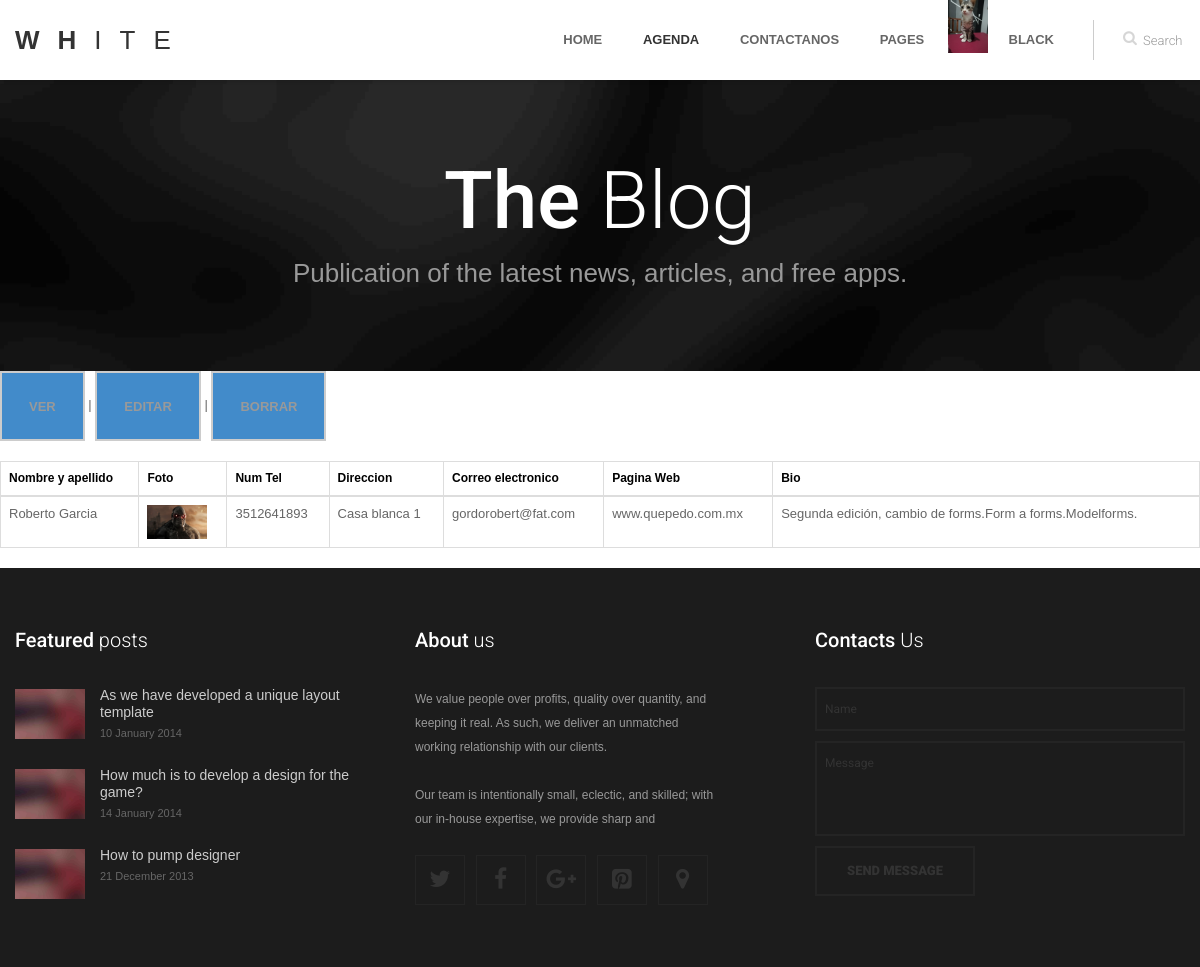
The page /list (signed in) on the database as committed earlier.
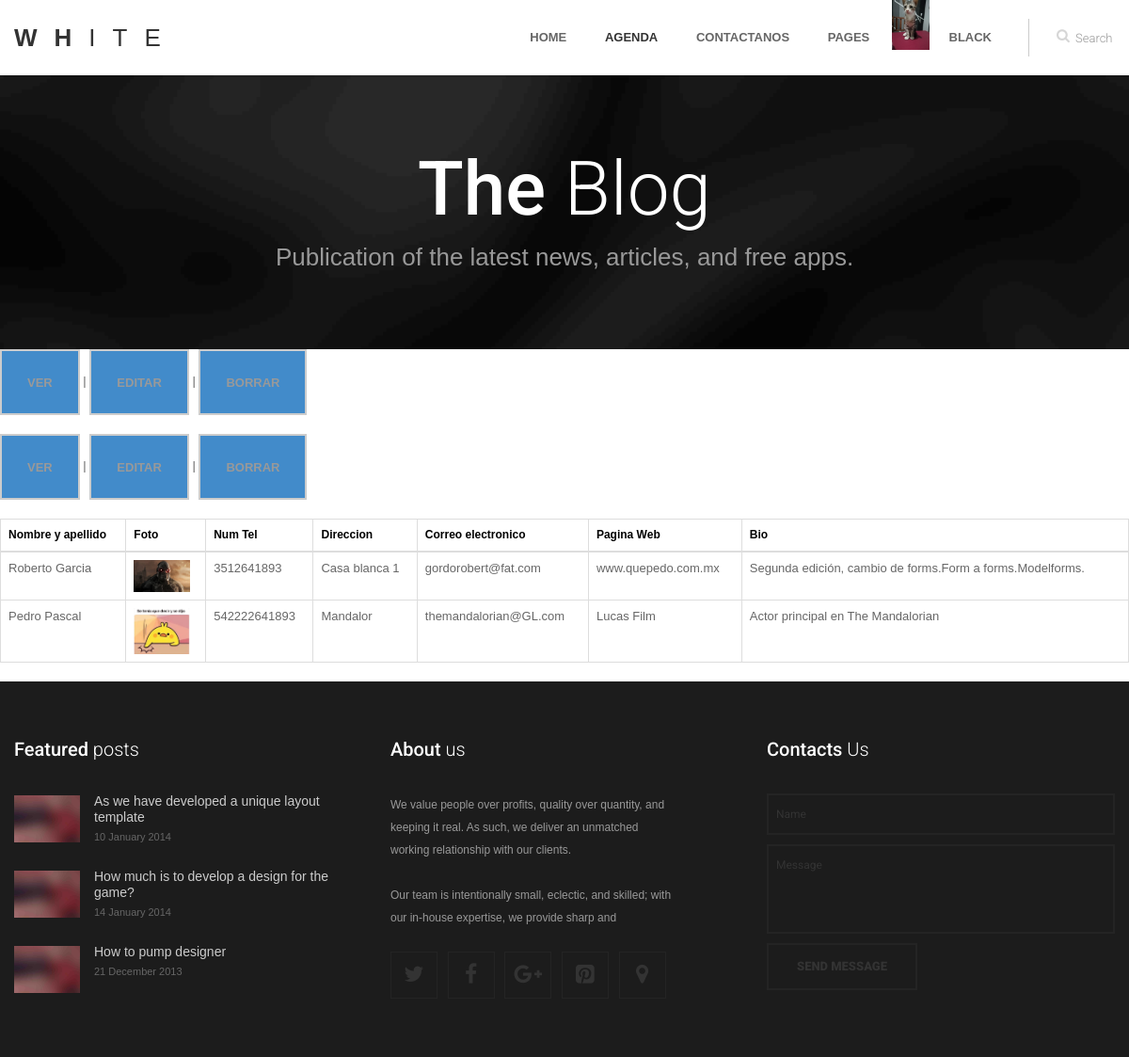
The same page on the database as committed later.
### agendaApp/models.py (models this page shows)
class AgendaModel(models.Model):
    name = models.CharField(max_length=100)
    last_name = models.CharField(max_length=100)
    tel_number = models.IntegerField()
    addres = models.CharField(max_length=140)
    email = models.EmailField()
    web = models.CharField(max_length=240)
    bio = models.TextField(max_length=300)
    picture = models.ImageField(upload_to='media/agenda')

### agendaApp/views.py (the view)
# urls.py: url(r'^list', ContactList.as_view(), name='list'),
class ContactList(ListView):
    model = AgendaModel
    template_name = "agenda/contact/contact_list.html"
    context_object_name = 'contacts'
    def get_context_data(self, **kwargs):
        context = super().get_context_data(**kwargs)
        avatar = Avatar.objects.filter(user=self.request.user).first()
        context['url'] = avatar.imagen.url
        return context

### template/agenda/contact/contact_list.html (shortened to what this page needs)
{% extends "base.html" %}
{% load static %}
{% block content %}
<table class="table table-bordered">
    <thead>
        <tr class="texto-destacado">
            <td >Nombre y apellido</td>
            <td>Foto</td>
            <td>Num Tel</td>
            <td>Direccion</td>
            <td>Correo electronico</td>
            <td>Pagina Web</td>
            <td>Bio</td>
        </tr>
    </thead>
    <tbody>
    {% for contact in object_list %}
        <tr>
            <td>{{ contact.name }} {{ contact.last_name }}</td>
            <td><img width= "60px" height="60px" src="{{ contact.picture.url}}"></td>
            <td>{{ contact.tel_number }}</td>
            <td>{{ contact.addres }}</td>
            <td>{{ contact.email }}</td>
            <td>{{ contact.web }}</td>
            <td>{{ contact.bio }}</td>
            <p>
                <a class="btn btn-primary" href="{% url 'contact:detail' contact.id %}">Ver</a> |
                <a class="btn btn-primary" href="{% url 'contact:edit' contact.id %}">Editar</a> |
                <a class="btn btn-primary" href="{% url 'contact:delete' contact.id %}">Borrar</a>
            </p>
        </tr>
    {% endfor %}
    </tbody>
</table>
{% endblock %}

### template/base.html (shortened to what this page needs)
{% load static %}
<!DOCTYPE html>
<head>
	<link href={% static "css/bootstrap.min.css" %} rel="stylesheet" type="text/css" />
	<link href={% static "css/flexslider.css" %} rel="stylesheet" type="text/css" />
	<link href={% static "css/animate.css" %} rel="stylesheet" type="text/css" media="all" />
    <link href={% static "css/owl.carousel.css" %} rel="stylesheet">
	<link href={% static "css/style.css" %} rel="stylesheet" type="text/css" />
	<link href={% static "css/colors/" %} rel="stylesheet" type="text/css" id="colors" />
	<link href="http://netdna.bootstrapcdn.com/font-awesome/4.0.3/css/font-awesome.css" rel="stylesheet">
</head>
<body>
<div class="preloader_hide">
	<div id="page" class="single_page">
		<header>
			<div class="menu_block">
				<div class="container clearfix">
					<div class="logo pull-left">
						<a href="index.html" ><span class="b1">w</span><span class="b2">h</span><span class="b3">i</span><span class="b4">t</span><span class="b5">e</span></a>
					</div>
					<div id="search-form" class="pull-right">
						<form method="get" action="#">
							<input type="text" name="Search" value="Search" onFocus="if (this.value == 'Search') this.value = '';" onBlur="if (this.value == '') this.value = 'Search';" />
						</form>
					</div>
					<div class="pull-right">
						<nav class="navmenu center">
							<ul>
								<li class="first scroll_btn {% if request.path == '/' %}active{% endif %}">
									<a href="{% url 'Home' %}">Home</a>
								</li>
								<li class="sub-menu {% if request.path == '/list' %}active{% endif %}">
									<a  href="{% url 'contact:list' %}">Agenda</a>
								</li>
								<li class="scroll_btn last {% if request.path == '/contactanos' %}active{% endif %}">
									<a href="{% url 'Contactanos' %}">Contactanos</a>
								</li>
								<li class="sub-menu">
									<a href="javascript:void(0);">Pages</a>
								</li>
								{% if request.user.is_authenticated %}
									<img width= "40px" height="40px" src="{{url}}" alt="Avatar">
									<li class="sub-menu">
										<a href="javascript:void(0);">{{user.get_username}}</a>
									</li>
								{% else %}
									<li><a href="{% url 'Login'%}?next={{request.path}}">Login</a></li>
								{% endif %}
							</ul>
						</nav>
					</div>
				</div>
			</div>
		</header>
		<section class="breadcrumbs_block clearfix parallax">
			<div class="container center">
				<h2><b>The</b> Blog</h2>
				<p>Publication of the latest news, articles, and free apps.</p>
			</div>
		</section>
		<section id="content">
			<div class="container">
				<div class="row">
				{% block content %}
				{% endblock %}
				</div>
			</div>
		</section>
	</div>
	<section id="contacts">
	</section>
	<footer>
		<div class="container">
			<div class="row" data-appear-top-offset="-200" data-animated="fadeInUp">
				<div class="col-lg-4 col-md-4 col-sm-6 padbot30">
					<h4><b>Featured</b> posts</h4>
					<div class="recent_posts_small clearfix">
						<div class="post_item_img_small">
							<img src={% static "images/blog/3.jpg" %} alt="" />
						</div>
						<div class="post_item_content_small">
							<a class="title" href="blog.html" >As we have developed a unique layout template</a>
							<ul class="post_item_inf_small">
								<li>10 January 2014</li>
							</ul>
						</div>
					</div>
					<div class="recent_posts_small clearfix">
						<div class="post_item_img_small">
							<img src={% static "images/blog/3.jpg" %} alt="" />
						</div>
						<div class="post_item_content_small">
							<a class="title" href="blog.html" >How much is to develop a design for the game?</a>
							<ul class="post_item_inf_small">
								<li>14 January 2014</li>
							</ul>
						</div>
					</div>
					<div class="recent_posts_small clearfix">
						<div class="post_item_img_small">
							<img src={% static "images/blog/3.jpg" %} alt="" />
						</div>
						<div class="post_item_content_small">
							<a class="title" href="blog.html" >How to pump designer</a>
							<ul class="post_item_inf_small">
								<li>21 December 2013</li>
							</ul>
						</div>
					</div>
				</div>
				<div class="col-lg-4 col-md-4 col-sm-6 padbot30 foot_about_block">
					<h4><b>About</b> us</h4>
					<p>We value people over profits, quality over quantity, and keeping it real. As such, we deliver an unmatched working relationship with our clients.</p>
					<p>Our team is intentionally small, eclectic, and skilled; with our in-house expertise, we provide sharp and</p>
					<ul class="social">
						<li><a href="javascript:void(0);" ><i class="fa fa-twitter"></i></a></li>
						<li><a href="javascript:void(0);" ><i class="fa fa-facebook"></i></a></li>
						<li><a href="javascript:void(0);" ><i class="fa fa-google-plus"></i></a></li>
						<li><a href="javascript:void(0);" ><i class="fa fa-pinterest-square"></i></a></li>
						<li><a href="javascript:void(0);" ><i class="map_show fa fa-map-marker"></i></a></li>
					</ul>
				</div>
				<div class="col-lg-4 col-md-4 padbot30">
					<h4><b>Contacts</b> Us</h4>
					<div class="span9 contact_form">
						<div id="fields">
							<form id="contact-form-face" class="clearfix" action="#">
								<input type="text" name="name" value="Name" onFocus="if (this.value == 'Name') this.value = '';" onBlur="if (this.value == '') this.value = 'Name';" />
								<textarea name="message" onFocus="if (this.value == 'Message') this.value = '';" onBlur="if (this.value == '') this.value = 'Message';">Message</textarea>
								<input class="contact_btn" type="submit" value="Send message" />
							</form>
						</div>
					</div>
				</div>
			</div>
		</div>
	</footer>
</div>
</body>
</html>

Rows that differ between the two databases and show on the page:
added AgendaModel: name "Pedro", last_name "Pascal", picture (picture), tel_number "542222641893", addres "Mandalor", email "themandalorian@GL.com", web "Lucas Film", bio "Actor principal en The Mandalorian"
